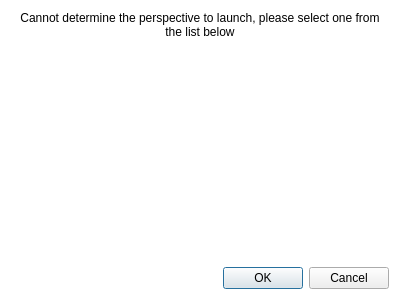
<?xml version="1.0" encoding="UTF-8"?>
<ui version="4.0">
 <class>PerspectiveSelectionDialog</class>
 <widget class="QDialog" name="PerspectiveSelectionDialog">
  <property name="geometry">
   <rect>
    <x>0</x>
    <y>0</y>
    <width>400</width>
    <height>300</height>
   </rect>
  </property>
  <property name="windowTitle">
   <string>Perspective selection</string>
  </property>
  <property name="windowIcon">
   <iconset resource="../resources/TalipotAgent.qrc">
    <normaloff>:/talipot/app/icons/16/plugin_controller.png</normaloff>:/talipot/app/icons/16/plugin_controller.png</iconset>
  </property>
  <property name="styleSheet">
   <string notr="true">#PerspectiveSelectionDialog {
background-color: white;
}</string>
  </property>
  <property name="modal">
   <bool>true</bool>
  </property>
  <layout class="QVBoxLayout" name="verticalLayout">
   <property name="spacing">
    <number>10</number>
   </property>
   <item>
    <widget class="QLabel" name="title">
     <property name="text">
      <string>Cannot determine the perspective to launch, please select one from the list below</string>
     </property>
     <property name="alignment">
      <set>Qt::AlignCenter</set>
     </property>
     <property name="wordWrap">
      <bool>true</bool>
     </property>
    </widget>
   </item>
   <item>
    <widget class="QListView" name="perspectiveList">
     <property name="styleSheet">
      <string notr="true">QListView {
font: bold;
}
QListView::item {
height: 48px;
margin-top: 2px;
margin-bottom: 2px;
background-color: qlineargradient(spread:pad, x1:0, y1:0, x2:0, y2:1, stop:0 rgba(245, 245, 245, 255), stop:1 rgba(225,225,225, 255));
border: 1px solid #C9C9C9;
}
QListView::item:hover {
background-color: qlineargradient(spread:pad, x1:0, y1:0, x2:0, y2:1, stop:0 rgba(255, 255, 255, 255), stop:1 rgba(235,235,235, 255));
border: 1px solid #C9C9C9;
}
QListView::item:focus {
background-color: qlineargradient(spread:pad, x1:0, y1:0, x2:0, y2:1, stop:0 rgba(215, 215, 215, 205), stop:1 rgba(195,195,195, 255));;
border: 1px solid #C9C9C9;
}</string>
     </property>
     <property name="frameShape">
      <enum>QFrame::NoFrame</enum>
     </property>
     <property name="editTriggers">
      <set>QAbstractItemView::NoEditTriggers</set>
     </property>
     <property name="iconSize">
      <size>
       <width>32</width>
       <height>32</height>
      </size>
     </property>
    </widget>
   </item>
   <item>
    <widget class="QDialogButtonBox" name="buttonBox">
     <property name="standardButtons">
      <set>QDialogButtonBox::Cancel|QDialogButtonBox::Ok</set>
     </property>
    </widget>
   </item>
  </layout>
 </widget>
 <resources>
  <include location="../resources/TalipotAgent.qrc"/>
  <include location="../../../library/talipot-gui/resources/TalipotGUIResource.qrc"/>
 </resources>
 <connections>
  <connection>
   <sender>buttonBox</sender>
   <signal>accepted()</signal>
   <receiver>PerspectiveSelectionDialog</receiver>
   <slot>accept()</slot>
   <hints>
    <hint type="sourcelabel">
     <x>199</x>
     <y>280</y>
    </hint>
    <hint type="destinationlabel">
     <x>199</x>
     <y>149</y>
    </hint>
   </hints>
  </connection>
  <connection>
   <sender>buttonBox</sender>
   <signal>rejected()</signal>
   <receiver>PerspectiveSelectionDialog</receiver>
   <slot>reject()</slot>
   <hints>
    <hint type="sourcelabel">
     <x>199</x>
     <y>280</y>
    </hint>
    <hint type="destinationlabel">
     <x>199</x>
     <y>149</y>
    </hint>
   </hints>
  </connection>
  <connection>
   <sender>perspectiveList</sender>
   <signal>doubleClicked(QModelIndex)</signal>
   <receiver>PerspectiveSelectionDialog</receiver>
   <slot>accept()</slot>
   <hints>
    <hint type="sourcelabel">
     <x>199</x>
     <y>150</y>
    </hint>
    <hint type="destinationlabel">
     <x>199</x>
     <y>149</y>
    </hint>
   </hints>
  </connection>
 </connections>
</ui>
